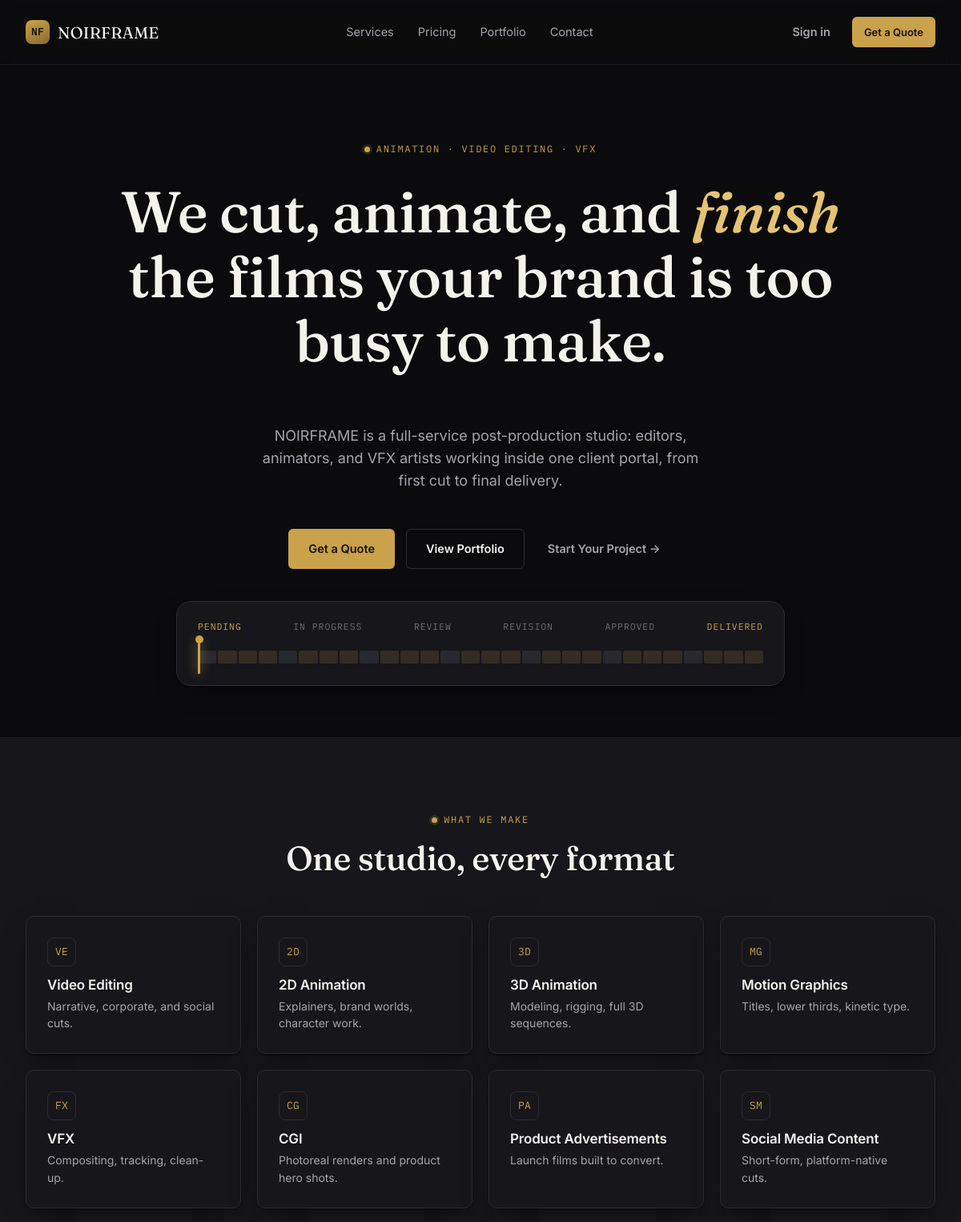
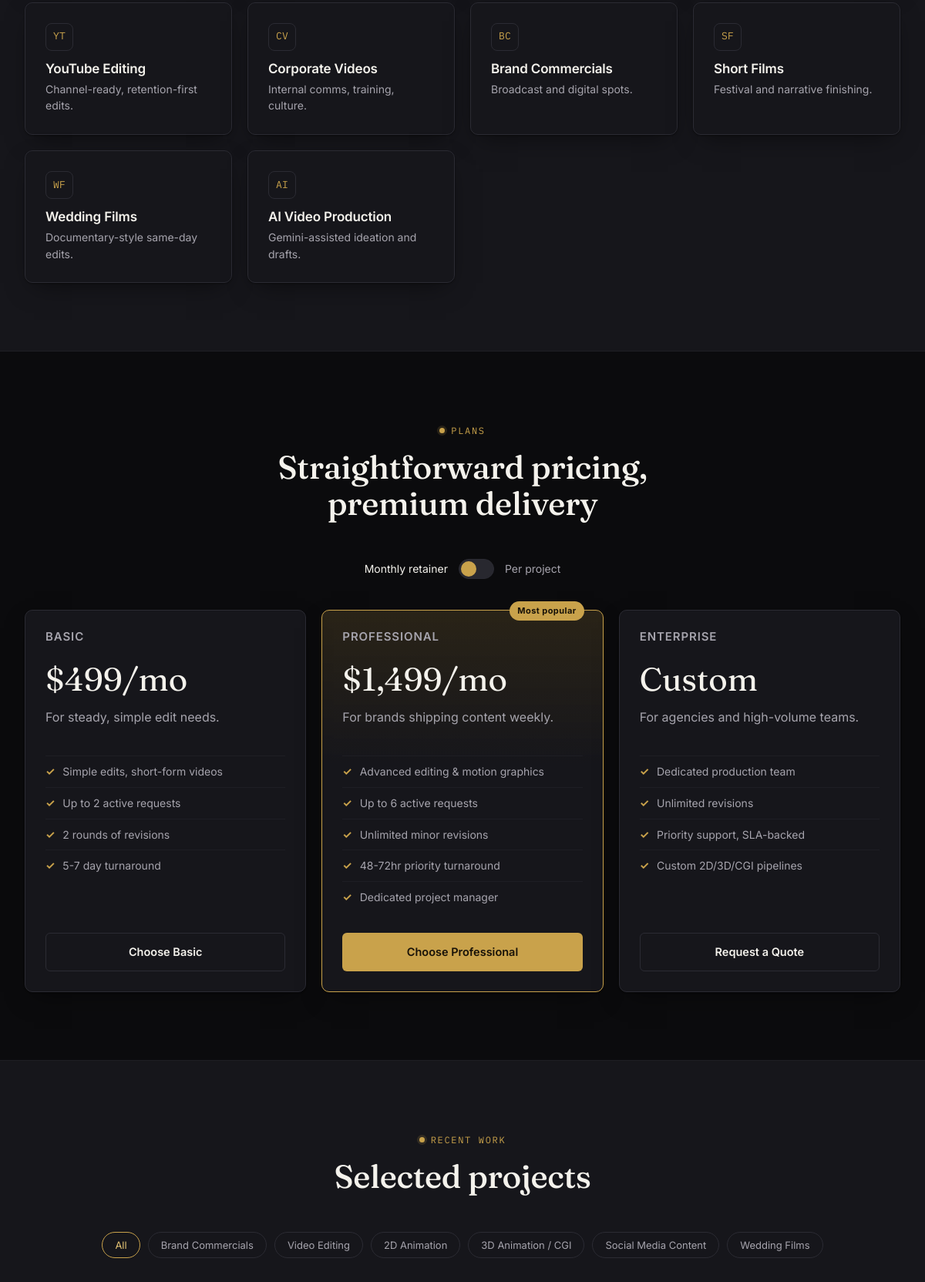
The page / (upper part) on the database its author committed (2 pictures, top to bottom).
### tables this page shows
CREATE TABLE portfolio_items (
    id              INTEGER PRIMARY KEY AUTOINCREMENT,
    title           TEXT NOT NULL,
    category        TEXT NOT NULL,
    description     TEXT,
    created_at      TEXT NOT NULL DEFAULT (datetime('now'))
);

### blueprints/main.py (the view)
@bp.route("/")
def index():
    portfolio_items = query_all("SELECT * FROM portfolio_items ORDER BY created_at DESC")
    testimonials = query_all("SELECT * FROM testimonials")
    return render_template(
        "main/index.html",
        portfolio_items=portfolio_items,
        testimonials=testimonials,
    )

### db.py (called while the page is built)
def get_db():
    if "db" not in g:
        g.db = sqlite3.connect(current_app.config["DATABASE_PATH"])
        g.db.row_factory = sqlite3.Row
        g.db.execute("PRAGMA foreign_keys = ON")
    return g.db

def query_all(sql, params=()):
    return get_db().execute(sql, params).fetchall()

### templates/main/index.html (shortened to what this page needs)
{% extends "base.html" %}
{% block content %}
{% include "partials/navbar.html" %}
<section class="hero">
  <span class="eyebrow">Animation &middot; Video Editing &middot; VFX</span>
  <h1>We cut, animate, and <em>finish</em> the films your brand is too busy to make.</h1>
  <p class="lede">{{ company_name }} is a full-service post-production studio: editors, animators, and VFX
    artists working inside one client portal, from first cut to final delivery.</p>
  <div class="hero__cta">
    <a href="#contact" class="btn btn--primary">Get a Quote</a>
    <a href="#portfolio" class="btn btn--outline">View Portfolio</a>
    <a href="{{ url_for('auth.register') }}" class="btn btn--ghost">Start Your Project &rarr;</a>
  </div>
  <div class="scrubber" aria-hidden="true">
    <div class="scrubber__labels">
      <span class="active">Pending</span><span>In Progress</span><span>Review</span><span>Revision</span><span>Approved</span><span class="active">Delivered</span>
    </div>
    <div class="scrubber__track">
      {% for i in range(28) %}
        <div class="scrubber__tick {{ 'filled' if i % 4 != 0 else '' }}"></div>
      {% endfor %}
      <div class="scrubber__playhead"></div>
    </div>
  </div>
</section>
<section class="section section--alt" id="services">
  <div class="section__head">
    <span class="eyebrow">What we make</span>
    <h2>One studio, every format</h2>
  </div>
  <div class="grid grid--4">
    {% for code, name, desc in services %}
      <div class="card service-card">
        <div class="service-card__icon mono" style="font-size:13px; border:1px solid var(--border); width:36px; height:36px; border-radius:8px; display:flex; align-items:center; justify-content:center;">{{ code }}</div>
        <h3>{{ name }}</h3>
        <p>{{ desc }}</p>
      </div>
    {% endfor %}
  </div>
</section>
<section class="section" id="pricing">
  <div class="section__head">
    <span class="eyebrow">Plans</span>
    <h2>Straightforward pricing, premium delivery</h2>
  </div>
  <div class="pricing-toggle" id="pricing-toggle" data-state="monthly">
    <span class="on-label">Monthly retainer</span>
    <div class="pricing-toggle__switch"></div>
    <span class="off-label">Per project</span>
  </div>
  <div class="grid grid--3">
    <div class="card price-card">
      <h3>Basic</h3>
      <div class="price"><span data-price-monthly="$499/mo" data-price-project="$150/project">$499/mo</span></div>
      <p>For steady, simple edit needs.</p>
      <ul>
        <li>Simple edits, short-form videos</li>
        <li>Up to 2 active requests</li>
        <li>2 rounds of revisions</li>
        <li>5-7 day turnaround</li>
      </ul>
      <a href="#contact" class="btn btn--outline btn--block">Choose Basic</a>
    </div>
    <div class="card price-card price-card--featured">
      <span class="price-card__badge">Most popular</span>
      <h3>Professional</h3>
      <div class="price"><span data-price-monthly="$1,499/mo" data-price-project="$450/project">$1,499/mo</span></div>
      <p>For brands shipping content weekly.</p>
      <ul>
        <li>Advanced editing &amp; motion graphics</li>
        <li>Up to 6 active requests</li>
        <li>Unlimited minor revisions</li>
        <li>48-72hr priority turnaround</li>
        <li>Dedicated project manager</li>
      </ul>
      <a href="#contact" class="btn btn--primary btn--block">Choose Professional</a>
    </div>
    <div class="card price-card">
      <h3>Enterprise</h3>
      <div class="price">Custom</div>
      <p>For agencies and high-volume teams.</p>
      <ul>
        <li>Dedicated production team</li>
        <li>Unlimited revisions</li>
        <li>Priority support, SLA-backed</li>
        <li>Custom 2D/3D/CGI pipelines</li>
      </ul>
      <a href="#contact" class="btn btn--outline btn--block">Request a Quote</a>
    </div>
  </div>
</section>
<section class="section section--alt" id="portfolio">
  <div class="section__head">
    <span class="eyebrow">Recent work</span>
    <h2>Selected projects</h2>
  </div>
  <div class="portfolio-filters">
    <button class="filter-btn active" data-category="all">All</button>
    {% for cat in portfolio_items | map(attribute='category') | unique %}
      <button class="filter-btn" data-category="{{ cat }}">{{ cat }}</button>
    {% endfor %}
  </div>
</section>
{% endblock %}

### rows shown on the page
portfolio_items: category "Brand Commercials"
portfolio_items: category "Video Editing"
portfolio_items: category "2D Animation"
portfolio_items: category "3D Animation / CGI"
portfolio_items: category "Social Media Content"
portfolio_items: category "Wedding Films"

### other values the page prints
{{ company_name }} "NOIRFRAME"
{{ code }} "VE" "2D" "3D" "MG" "FX" "CG" "PA" "SM" "YT" "CV" "BC" "SF" "WF" "AI"
{{ name }} "Video Editing" "2D Animation" "3D Animation" "Motion Graphics" "VFX" "CGI" "Product Advertisements" "Social Media Content" "YouTube Editing" "Corporate Videos" "Brand Commercials" "Short Films" "Wedding Films" "AI Video Production"
{{ desc }} "Narrative, corporate, and social cuts." "Explainers, brand worlds, character work." "Modeling, rigging, full 3D sequences." "Titles, lower thirds, kinetic type." "Compositing, tracking, clean-up." "Photoreal renders and product hero shots." "Launch films built to convert." "Short-form, platform-native cuts." "Channel-ready, retention-first edits." "Internal comms, training, culture." "Broadcast and digital spots." "Festival and narrative finishing." "Documentary-style same-day edits." "Gemini-assisted ideation and drafts."
